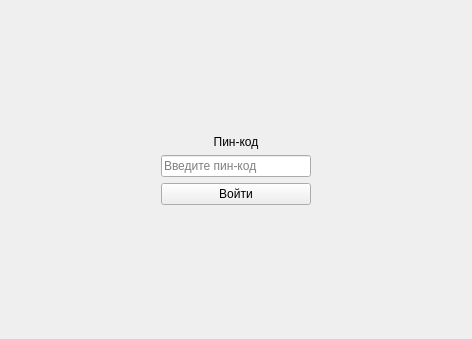
<?xml version="1.0" encoding="UTF-8"?>
<ui version="4.0">
 <class>AuthWindow::AuthWindow</class>
 <widget class="QWidget" name="AuthWindow::AuthWindow">
  <property name="geometry">
   <rect>
    <x>0</x>
    <y>0</y>
    <width>472</width>
    <height>339</height>
   </rect>
  </property>
  <property name="windowTitle">
   <string>AuthWindow</string>
  </property>
  <layout class="QVBoxLayout" name="verticalLayout_2">
   <item>
    <spacer name="verticalSpacer">
     <property name="orientation">
      <enum>Qt::Orientation::Vertical</enum>
     </property>
     <property name="sizeHint" stdset="0">
      <size>
       <width>20</width>
       <height>113</height>
      </size>
     </property>
    </spacer>
   </item>
   <item>
    <layout class="QHBoxLayout" name="horizontalLayout">
     <item>
      <spacer name="horizontalSpacer">
       <property name="orientation">
        <enum>Qt::Orientation::Horizontal</enum>
       </property>
       <property name="sizeHint" stdset="0">
        <size>
         <width>40</width>
         <height>20</height>
        </size>
       </property>
      </spacer>
     </item>
     <item>
      <layout class="QVBoxLayout" name="verticalLayout">
       <item>
        <widget class="QLabel" name="lblPin">
         <property name="text">
          <string>Пин-код</string>
         </property>
         <property name="alignment">
          <set>Qt::AlignmentFlag::AlignCenter</set>
         </property>
        </widget>
       </item>
       <item>
        <widget class="QLineEdit" name="txtPin">
         <property name="echoMode">
          <enum>QLineEdit::EchoMode::Password</enum>
         </property>
         <property name="placeholderText">
          <string>Введите пин-код</string>
         </property>
        </widget>
       </item>
       <item>
        <widget class="QPushButton" name="btnPin">
         <property name="text">
          <string>Войти</string>
         </property>
        </widget>
       </item>
      </layout>
     </item>
     <item>
      <spacer name="horizontalSpacer_2">
       <property name="orientation">
        <enum>Qt::Orientation::Horizontal</enum>
       </property>
       <property name="sizeHint" stdset="0">
        <size>
         <width>40</width>
         <height>20</height>
        </size>
       </property>
      </spacer>
     </item>
    </layout>
   </item>
   <item>
    <spacer name="verticalSpacer_2">
     <property name="orientation">
      <enum>Qt::Orientation::Vertical</enum>
     </property>
     <property name="sizeHint" stdset="0">
      <size>
       <width>20</width>
       <height>113</height>
      </size>
     </property>
    </spacer>
   </item>
  </layout>
 </widget>
 <resources/>
 <connections/>
</ui>
